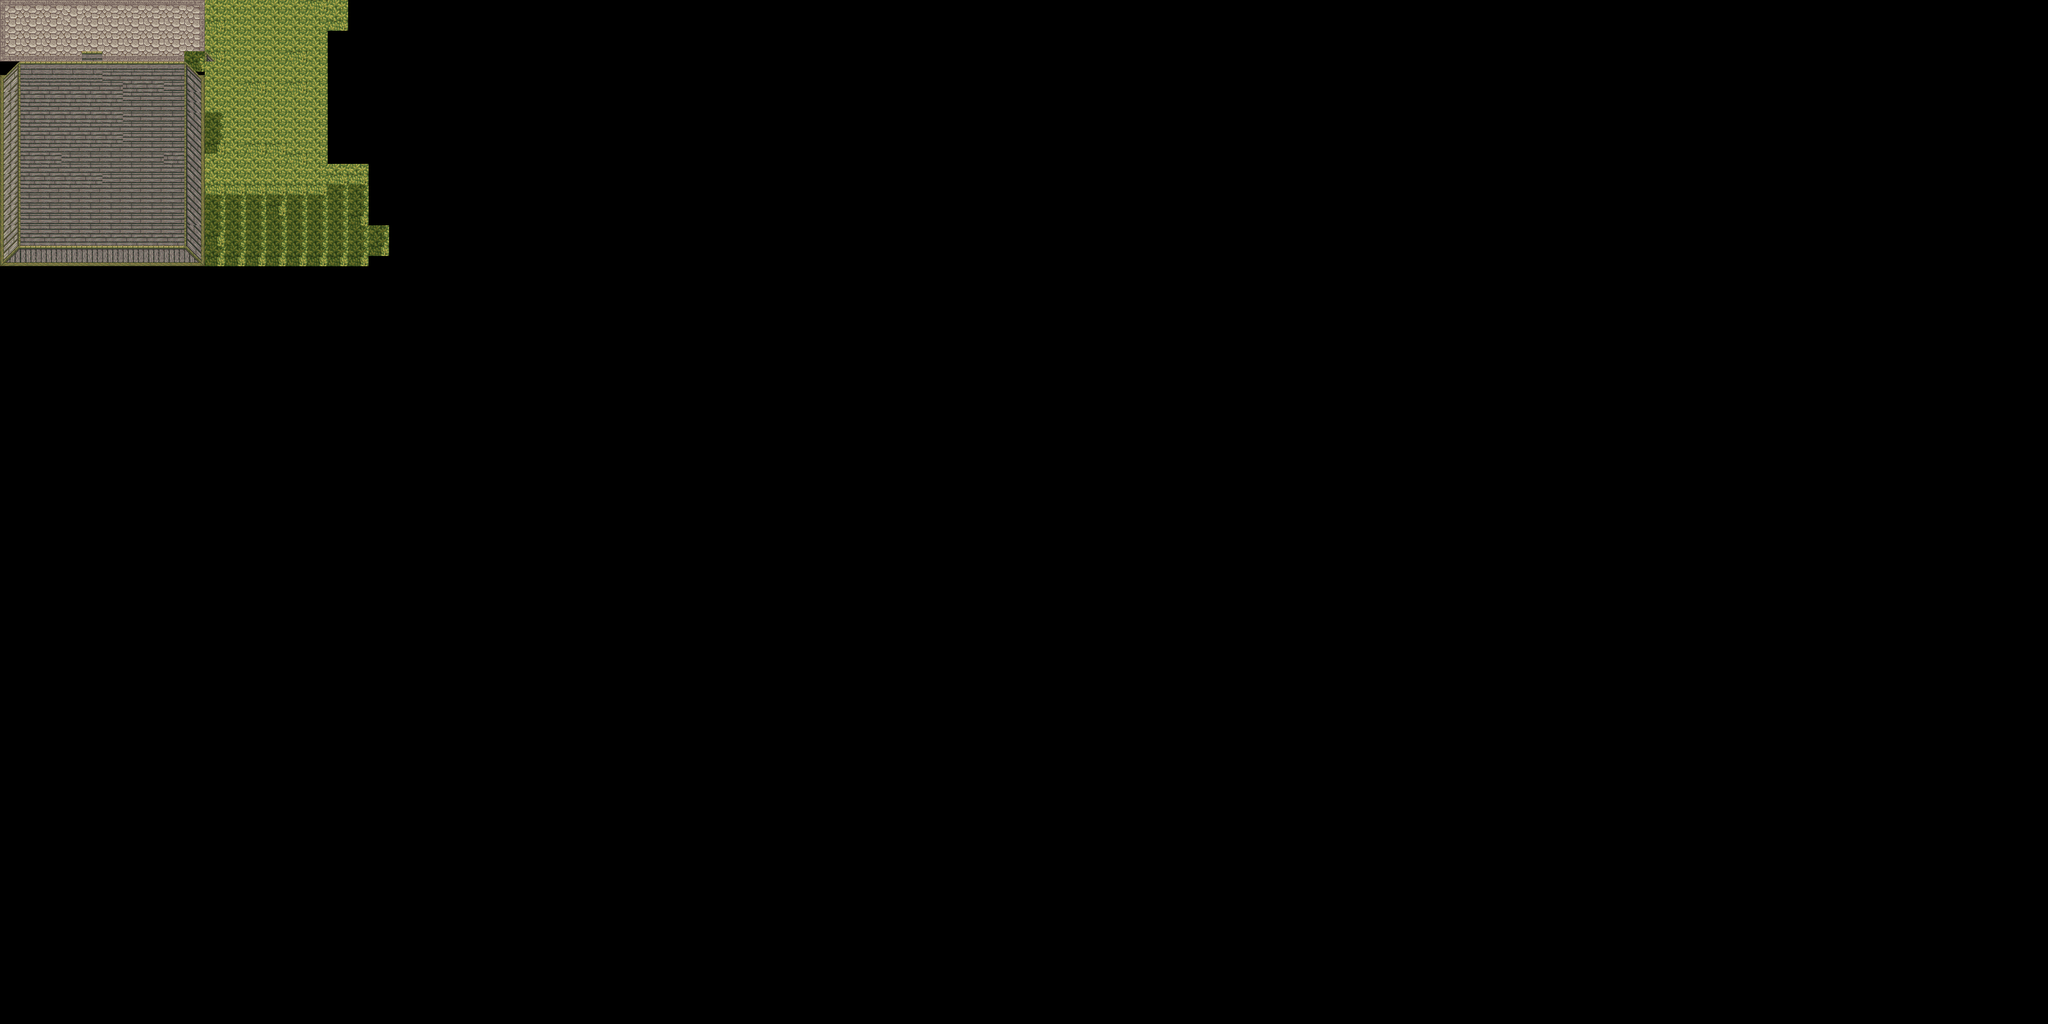

This game map was drawn from its Tiled (.tmx) file and the tilesets committed beside it. A one-line description and the trimmed map source follow:
An orthogonal 100x100 tile map with 32x16 px tiles, 1 tile layer (Tile Layer 1), 2 tilesets.

<map version="1.0" orientation="orthogonal" width="100" height="100" tilewidth="32" tileheight="16">
 <tileset firstgid="1" name="block-32px" tilewidth="32" tileheight="16">
  <image source="images/block-32px.png" width="32" height="32" />
 </tileset>
 <tileset firstgid="3" name="magecity_0" tilewidth="32" tileheight="32">
  <image source="images/magecity_0.png" width="256" height="1450" />
 </tileset>
 <layer name="Tile Layer 1" width="100" height="100">
  <data>[10000 cells, 342 non-empty, 22 distinct tile ids]</data>
 </layer>
</map>
